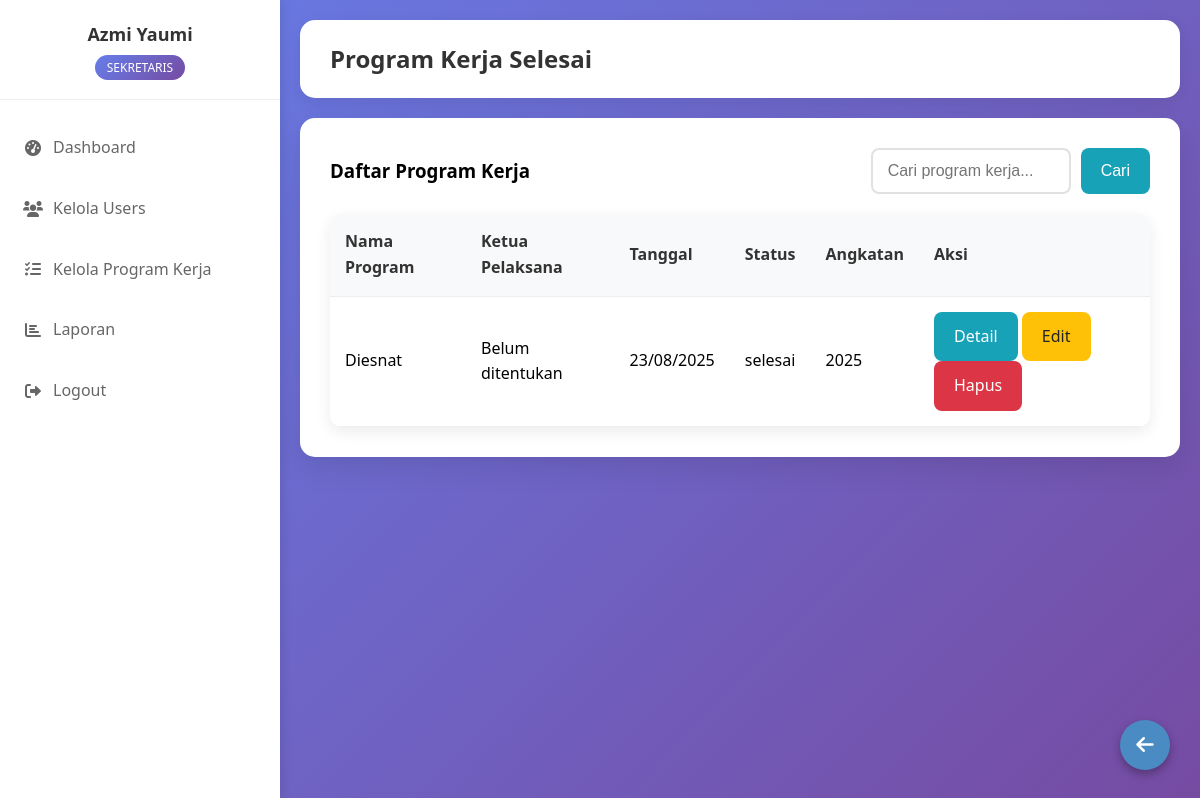
/modules/proker/proker_selesai.php (signed in), run on the app's committed database.
### tables this page shows
CREATE TABLE `program_kerja` (
  `id` varchar(10) NOT NULL,
  `nama_proker` varchar(200) NOT NULL,
  `deskripsi` text DEFAULT NULL,
  `tanggal_mulai` date DEFAULT NULL,
  `tanggal_selesai` date DEFAULT NULL,
  `status` enum('belum_mulai','sedang_berjalan','selesai','dibatalkan') DEFAULT NULL,
  `angkatan` varchar(10) DEFAULT NULL,
  `ketua_pelaksana_id` int(11) DEFAULT NULL,
  `created_by` int(11) DEFAULT NULL,
  `created_at` timestamp NOT NULL DEFAULT current_timestamp(),
  `updated_at` timestamp NOT NULL DEFAULT current_timestamp() ON UPDATE current_timestamp()
);

### includes/functions.php (called while the page is built, shortened)
<?php
function sanitize($data) {
    return htmlspecialchars(trim($data), ENT_QUOTES, 'UTF-8');
}
function formatTanggal($date) {
    return date('d/m/Y', strtotime($date));
}
function getStatusBadge($status) {
    $badges = [
        'belum_mulai' => '<span class="badge badge-warning">Belum Mulai</span>',
        'sedang_berjalan' => '<span class="badge badge-info">Sedang Berjalan</span>',
        'selesai' => '<span class="badge badge-success">Selesai</span>',
        'dibatalkan' => '<span class="badge badge-danger">Dibatalkan</span>',
    ];
    return $badges[$status] ?? $status;
}
?>

### modules/proker/proker_selesai.php (the view, shortened to what this page needs)
<?php
require_once '../../config/database.php';
require_once '../../includes/functions.php';
$search = $_GET['search'] ?? '';
$whereClause = 'WHERE pk.status = ?';
$params = ['selesai'];
$stmt = $pdo->prepare("
    SELECT pk.*, u.nama as ketua_nama
    FROM program_kerja pk
    LEFT JOIN users u ON pk.ketua_pelaksana_id = u.id
    $whereClause
    ORDER BY pk.created_at DESC
");
$stmt->execute($params);
$prokers = $stmt->fetchAll();
?>
<!DOCTYPE html>
<html lang="id">
<head>
    <link rel="stylesheet" href="../../css/style.css">
    <link rel="stylesheet" href="https://cdnjs.cloudflare.com/ajax/libs/font-awesome/6.0.0/css/all.min.css">
</head>
<body>
<div class="dashboard-container">
    <div class="sidebar" id="sidebar">
        <div class="sidebar-header">
            <h3><?= $_SESSION['nama'] ?></h3>
            <span class="role-badge"><?= ucwords(str_replace('_', ' ', $_SESSION['role'])) ?></span>
        </div>
        <div class="sidebar-menu">
           <div class="menu-item">
                <a href="../../dashboard/<?= $_SESSION['role'] ?>.php">
                    <i class="fas fa-tachometer-alt"></i>
                    Dashboard
                </a>
            </div>
          <div class="menu-item">
            <?php if ($_SESSION['role'] == 'sekretaris'): ?>
                    <a href="../users/manage_users.php">
                    <i class="fas fa-users"></i>
                    Kelola Users
                    </a>
                    <?php endif; ?>
                    </div>
            <div class="menu-item">
                <?php if ($_SESSION['role']): ?>
                <a href="manage_proker.php">
                    <i class="fas fa-tasks"></i>
                    Kelola Program Kerja
                </a>
                <?php endif; ?>
            </div>
                    <div class="menu-item">
                        <?php if ($_SESSION['role'] !== 'ketua_pelaksana'): ?>
                    <a href="../laporan/laporan_proker.php">
                        <i class="fas fa-chart-bar"></i>
                        Laporan
                    </a>
                    <?php endif; ?>
                </div>
            <div class="menu-item">
                  <?php if ($_SESSION['role']): ?>
                    <a href="../../logout.php">
                        <i class="fas fa-sign-out-alt"></i>
                        Logout
                    </a>
                <?php endif; ?>
            </div>
        </div>
    </div>
    <div class="main-content" id="mainContent">
        <div class="container">
            <div class="header">
                <h1>Program Kerja Selesai</h1>
            </div>
            <div class="dashboard">
                <div style="display: flex; justify-content: space-between; align-items: center; margin-bottom: 20px;">
                    <h3>Daftar Program Kerja</h3>
                    <form method="GET" style="display: flex; gap: 10px;">
                        <input type="text" name="search" placeholder="Cari program kerja..."
                               value="<?= htmlspecialchars($search) ?>" class="form-control" style="width: 200px;">
                        <button type="submit" class="btn btn-info">Cari</button>
                    </form>
                </div>
                <div class="table-container">
                    <table class="table">
                        <thead>
                            <tr>
                                <th>Nama Program</th>
                                <th>Ketua Pelaksana</th>
                                <th>Tanggal</th>
                                <th>Status</th>
                                <th>Angkatan</th>
                                <th>Aksi</th>
                            </tr>
                        </thead>
                        <tbody>
                            <?php foreach ($prokers as $proker): ?>
                            <tr>
                                <td><?= sanitize($proker['nama_proker']) ?></td>
                                <td><?= sanitize($proker['ketua_nama'] ?? 'Belum ditentukan') ?></td>
                                <td>
                                    <?= $proker['tanggal_mulai'] ? formatTanggal($proker['tanggal_mulai']) : '-' ?>
                                </td>
                                <td><?= getStatusBadge($proker['status']) ?></td>
                                <td><?= sanitize($proker['angkatan'] ?? '-') ?></td>
                                <td>
                                    <a href="view_proker.php?id=<?= $proker['id'] ?>" class="btn btn-info">Detail</a>
                                    <a href="edit_proker.php?id=<?= $proker['id'] ?>" class="btn btn-warning">Edit</a>
                                    <?php if ($_SESSION['role'] == 'sekretaris'): ?>
                                    <a href="delete_proker.php?id=<?= $proker['id'] ?>" class="btn btn-danger"
                                       onclick="return confirm('Yakin ingin menghapus program kerja ini?')">Hapus</a>
                                    <?php endif; ?>
                                </td>
                            </tr>
                            <?php endforeach; ?>
                        </tbody>
                    </table>
                </div>
            </div>
        </div>
    </div>
</div>
<div style="
    position: fixed;
    bottom: 30px;
    right: 30px;
    width: 50px;
    height: 50px;
    background-color:rgb(75, 139, 195);
    color: white;
    border-radius: 50%;
    text-align: center;
    font-size: 20px;
    line-height: 50px;
    box-shadow: 0 4px 10px rgba(0, 0, 0, 0.3);
    z-index: 9999;
    transition: background-color 0.3s ease;
">
    <a href="javascript:history.back()" title="Kembali" style="color: white; text-decoration: none; display: block;">
        <i class="fas fa-arrow-left"></i>
    </a>
</div>
</body>
</html>

### css/style.css (style rules this page uses)
* { margin: 0; padding: 0; box-sizing: border-box; }
body { font-family: 'Segoe UI', Tahoma, Geneva, Verdana, sans-serif; background: linear-gradient(to bottom right, #6a11cb, #2575fc); min-height: 100vh; line-height: 1.6; }
.container { max-width: 1200px; margin: 0 auto; padding: 20px; }
.form-control { width: 100%; padding: 12px 15px; border: 2px solid #e1e1e1; border-radius: 8px; font-size: 16px; transition: border-color 0.3s; }
.btn { padding: 12px 20px; border: none; border-radius: 8px; cursor: pointer; font-size: 16px; transition: all 0.3s; text-decoration: none; display: inline-block; text-align: center; }
.btn-warning { background-color: #ffc107; color: #212529; }
.btn-danger { background-color: #dc3545; color: white; }
.btn-info { background-color: #17a2b8; color: white; }
.dashboard { background: white; border-radius: 15px; padding: 30px; margin-top: 20px; box-shadow: 0 10px 30px rgba(0, 0, 0, 0.1); }
.header { background: white; padding: 20px 30px; border-radius: 15px; box-shadow: 0 5px 15px rgba(0, 0, 0, 0.08); margin-bottom: 20px; display: flex; justify-content: space-between; align-items: center; flex-wrap: wrap; }
.header h1 { color: #333; font-size: 24px; margin: 0; flex: 1; }
.table-container { background: white; border-radius: 12px; overflow: auto; box-shadow: 0 5px 15px rgba(0, 0, 0, 0.08); width: 100%; }
.table { width: 100%; border-collapse: collapse; }
.table th, .table td { padding: 15px; text-align: left; border-bottom: 1px solid #eee; }
.table th { background-color: #f8f9fa; font-weight: 600; color: #333; }
.dashboard-container { display: flex; min-height: 100vh; background: linear-gradient(135deg, #667eea 0%, #764ba2 100%); }
.sidebar { width: 280px; background: white; box-shadow: 2px 0 10px rgba(0, 0, 0, 0.1); transition: transform 0.3s ease; position: fixed; height: 100vh; overflow-y: auto; z-index: 1000; }
.sidebar-header { padding: 20px; border-bottom: 1px solid #eee; text-align: center; }
.sidebar-header h3 { color: #333; font-size: 18px; margin-bottom: 5px; }
.sidebar-header .role-badge { background: linear-gradient(135deg, #667eea 0%, #764ba2 100%); color: white; padding: 4px 12px; border-radius: 15px; font-size: 12px; text-transform: uppercase; font-weight: 500; }
.sidebar-menu { padding: 20px 0; }
.menu-item { margin-bottom: 5px; }
.menu-item a { display: flex; align-items: center; padding: 15px 20px; color: #666; text-decoration: none; transition: all 0.3s; border-left: 3px solid transparent; }
.menu-item a i { margin-right: 10px; width: 20px; text-align: center; }
.main-content { flex: 1; margin-left: 280px; transition: margin-left 0.3s ease; }

### data on the page
program_kerja: nama_proker "Diesnat", ketua_nama "Belum ditentukan", tanggal_mulai "23/08/2025", status "selesai", angkatan "2025"

### other printed values
$_SESSION['nama'] "Azmi Yaumi"
str_replace('_', ' ', $_SESSION['role']) "SEKRETARIS"
